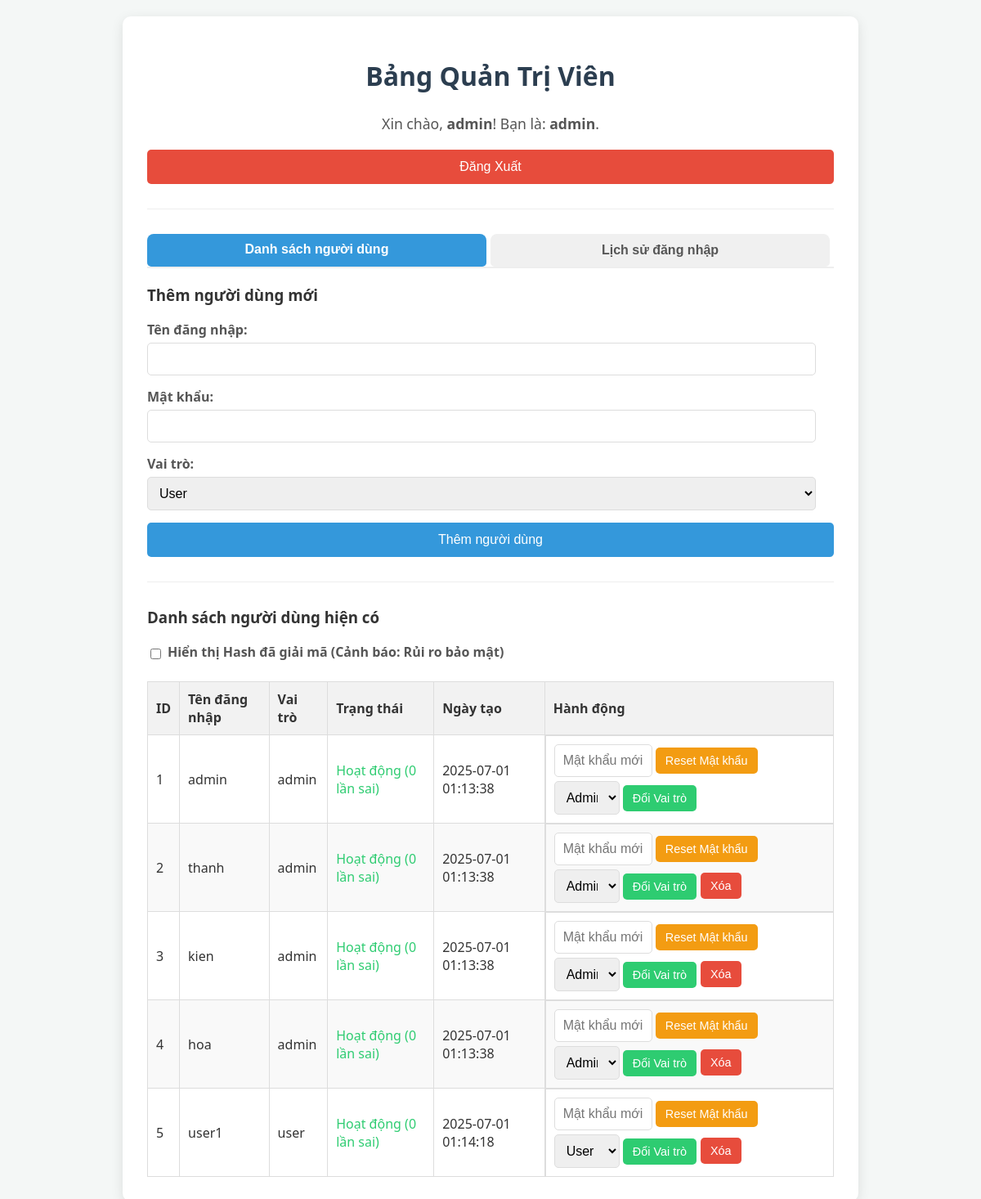
The page /admin (signed in) on the database its author committed.
### tables this page shows
CREATE TABLE users (
                id INTEGER PRIMARY KEY AUTOINCREMENT,
                username TEXT UNIQUE NOT NULL,
                salt TEXT NOT NULL,               -- Cột cho salt ngẫu nhiên
                encrypted_password TEXT NOT NULL, -- Cột cho hash cuối cùng đã mã hóa bằng 3DES
                role TEXT NOT NULL DEFAULT 'user',
                failed_login_attempts INTEGER DEFAULT 0,
                is_locked INTEGER DEFAULT 0,      -- 0 for FALSE (không bị khóa), 1 for TRUE (bị khóa)
                created_at TEXT NOT NULL DEFAULT CURRENT_TIMESTAMP -- Cột cho thời gian tạo
            , full_name TEXT DEFAULT '', date_of_birth TEXT DEFAULT '', address TEXT DEFAULT '', phone_number TEXT DEFAULT '');

### app.py (the view)
@app.route('/admin')
def admin_dashboard():
    if 'username' not in session or session['role'] != 'admin':
        flash('Bạn không có quyền truy cập trang quản trị.', 'error')
        return redirect(url_for('index'))
    db = get_db()
    cursor = db.cursor()
    cursor.execute("SELECT id, username, role, is_locked, failed_login_attempts, created_at, encrypted_password FROM users")
    users_data = cursor.fetchall() # Lấy tất cả dữ liệu người dùng
    users_list_processed = []
    for user in users_data:
        user_dict = dict(user) # Chuyển Row object thành dict để dễ dàng thêm key mới
        try:
            user_dict['decrypted_hash'] = decrypt_data_des3(user['encrypted_password'])
        except Exception as e:
            user_dict['decrypted_hash'] = "Lỗi giải mã" # Xử lý lỗi nếu không giải mã được
            print(f"Error decrypting password for user {user['username']}: {e}")
        users_list_processed.append(user_dict)
    cursor.execute("SELECT lh.id, lh.username, lh.timestamp, lh.status, lh.ip_address FROM login_history lh ORDER BY lh.timestamp DESC")
    login_logs = cursor.fetchall()
    db.close()
    return render_template('admin_panel.html',
                           current_user=session['username'],
                           current_role=session['role'],
                           users_list=users_list_processed, # Truyền danh sách đã xử lý
                           login_logs=login_logs)

### app.py (called while the page is built)
def get_db():
    conn = sqlite3.connect(DATABASE)
    conn.row_factory = sqlite3.Row # Cho phép truy cập cột bằng tên
    return conn

def decrypt_data_des3(enc_data_str):
    enc_data_bytes = b64decode(enc_data_str.encode('utf-8'))
    iv = enc_data_bytes[:BS] # Lấy IV từ đầu chuỗi
    encrypted = enc_data_bytes[BS:]
    cipher = DES3.new(DES3_KEY, DES3.MODE_CBC, iv)
    decrypted_padded = cipher.decrypt(encrypted)
    return unpad(decrypted_padded, BS).decode('utf-8')

### templates/admin_panel.html (shortened to what this page needs)
<!DOCTYPE html>
<html lang="vi">
<head>
</head>
<body>
    <div class="container">
        <h1>Bảng Quản Trị Viên</h1>
        <div class="user-info">
            Xin chào, <strong>{{ current_user }}</strong>! Bạn là: <strong>{{ current_role }}</strong>.
            <div class="button-group">
                <button class="logout-btn" onclick="window.location.href='/logout'">Đăng Xuất</button>
            </div>
        </div>
        <hr>
        <div class="tab-buttons">
            <button class="tab-button active" onclick="showTab('userListSection', this)">Danh sách người dùng</button>
            <button class="tab-button" onclick="showTab('loginHistorySection', this)">Lịch sử đăng nhập</button>
        </div>
        <div id="userListSection" class="tab-content active">
            <h3>Thêm người dùng mới</h3>
            <form action="/admin_action" method="POST">
                <div class="form-group">
                    <label for="new_username_admin">Tên đăng nhập:</label>
                    <input type="text" id="new_username_admin" name="username" required>
                </div>
                <div class="form-group">
                    <label for="new_password_admin">Mật khẩu:</label>
                    <input type="password" id="new_password_admin" name="password" required>
                </div>
                <div class="form-group">
                    <label for="new_role_admin">Vai trò:</label>
                    <select id="new_role_admin" name="role">
                        <option value="user">User</option>
                    </select>
                </div>
                <button type="submit">Thêm người dùng</button>
            </form>
            <hr>
            <h3>Danh sách người dùng hiện có</h3>
            <div class="show-password-toggle">
                <input type="checkbox" id="toggleDecryptedHash">
                <label for="toggleDecryptedHash">Hiển thị Hash đã giải mã (Cảnh báo: Rủi ro bảo mật)</label>
            </div>
            <table>
                <thead>
                    <tr>
                        <th>ID</th>
                        <th>Tên đăng nhập</th>
                        <th>Vai trò</th>
                        <th>Trạng thái</th>
                        <th>Ngày tạo</th>
                        <th>Hành động</th>
                    </tr>
                </thead>
                <tbody>
                    {% for user in users_list %}
                        <tr>
                            <td>{{ user.id }}</td>
                            <td>{{ user.username }}</td>
                            <td>{{ user.role }}</td>
                            <td>
                                {% if user.is_locked == 1 %}
                                    <span class="locked-account">Đã khóa ({{ user.failed_login_attempts }} lần sai)</span>
                                {% else %}
                                    <span class="unlocked-account">Hoạt động ({{ user.failed_login_attempts }} lần sai)</span>
                                {% endif %}
                            </td>
                            <td>{{ user.created_at }}</td>
                            <td class="action-cell">
                                <form action="/admin_action" method="POST" style="display:inline-block;">
                                    <input type="password" name="password" placeholder="Mật khẩu mới" required style="width:120px;">
                                    <button type="submit" style="background-color:#f39c12;">Reset Mật khẩu</button>
                                </form>
                                <form action="/admin_action" method="POST" style="display:inline-block;">
                                    <select name="role" style="width:80px;">
                                        <option value="user" {% if user.role == 'user' %}selected{% endif %}>User</option>
                                        <option value="admin" {% if user.role == 'admin' %}selected{% endif %}>Admin</option>
                                    </select>
                                    <button type="submit" style="background-color:#2ecc71;">Đổi Vai trò</button>
                                </form>
                                {% if user.username != current_user %}
                                    <form action="/admin_action" method="POST" style="display:inline-block;">
                                        <button type="submit" style="background-color:#e74c3c;">Xóa</button>
                                    </form>
                                {% endif %}
                            </td>
                        </tr>
                    {% endfor %}
                </tbody>
            </table>
        </div>
    </div>
</body>
</html>

### templates/admin_panel.html (style rules this page uses)
body { font-family: 'Segoe UI', Tahoma, Geneva, Verdana, sans-serif; background-color: #f4f7f6; color: #333; margin: 0; padding: 20px; display: flex; justify-content: center; align-items: flex-start; min-height: 100vh; box-sizing: border-box; }
.container { background-color: #ffffff; padding: 30px; border-radius: 10px; box-shadow: 0 4px 15px rgba(0, 0, 0, 0.1); width: 100%; max-width: 900px; box-sizing: border-box; }
h1, h2 { color: #2c3e50; text-align: center; margin-bottom: 25px; }
.form-group { margin-bottom: 15px; }
label { display: block; margin-bottom: 5px; font-weight: bold; color: #555; }
input[type="text"], input[type="password"], select { width: calc(100% - 22px); padding: 10px; border: 1px solid #ddd; border-radius: 5px; font-size: 16px; box-sizing: border-box; }
button { background-color: #3498db; color: white; padding: 12px 20px; border: none; border-radius: 5px; cursor: pointer; font-size: 16px; width: 100%; transition: background-color 0.3s ease; }
hr { border: 0; height: 1px; background: #eee; margin: 30px 0; }
.user-info { text-align: center; margin-bottom: 20px; font-size: 1.1em; color: #555; }
.button-group { display: flex; gap: 10px; margin-top: 20px; flex-wrap: wrap; }
.button-group button { flex-grow: 1; min-width: 120px; }
.logout-btn { background-color: #e74c3c; }
table { width: 100%; border-collapse: collapse; margin-top: 20px; }
th, td { border: 1px solid #ddd; padding: 10px; text-align: left; }
th { background-color: #f2f2f2; color: #333; }
tr:nth-child(even) { background-color: #f9f9f9; }
.action-cell { display: flex; gap: 5px; flex-wrap: wrap; align-items: center; }
.action-cell button { width: auto; padding: 8px 12px; font-size: 0.9em; }
.unlocked-account { color: #2ecc71; }
.tab-buttons { display: flex; margin-bottom: 20px; border-bottom: 2px solid #eee; }
.tab-button { padding: 10px 20px; cursor: pointer; border: none; background-color: #f0f0f0; border-top-left-radius: 8px; border-top-right-radius: 8px; margin-right: 5px; font-weight: bold; color: #555; transition: background-color 0.3s ease, color 0.3s ease; }
.tab-button.active { background-color: #3498db; color: white; border-bottom: 2px solid #3498db; }
.tab-content { display: none; }
.tab-content.active { display: block; }
.show-password-toggle { margin-bottom: 10px; display: flex; align-items: center; gap: 5px; font-weight: bold; }

### rows shown on the page
users: id "1", username "admin", role "admin", failed_login_attempts "0", created_at "2025-07-01 01:13:38", role "Admin"
users: id "2", username "thanh", role "admin", failed_login_attempts "0", created_at "2025-07-01 01:13:38", role "Admin"
users: id "3", username "kien", role "admin", failed_login_attempts "0", created_at "2025-07-01 01:13:38", role "Admin"
users: id "4", username "hoa", role "admin", failed_login_attempts "0", created_at "2025-07-01 01:13:38", role "Admin"
users: id "5", username "user1", role "user", failed_login_attempts "0", created_at "2025-07-01 01:14:18", role "User"

### other values the page prints
{{ current_user }} "admin"
{{ current_role }} "admin"
